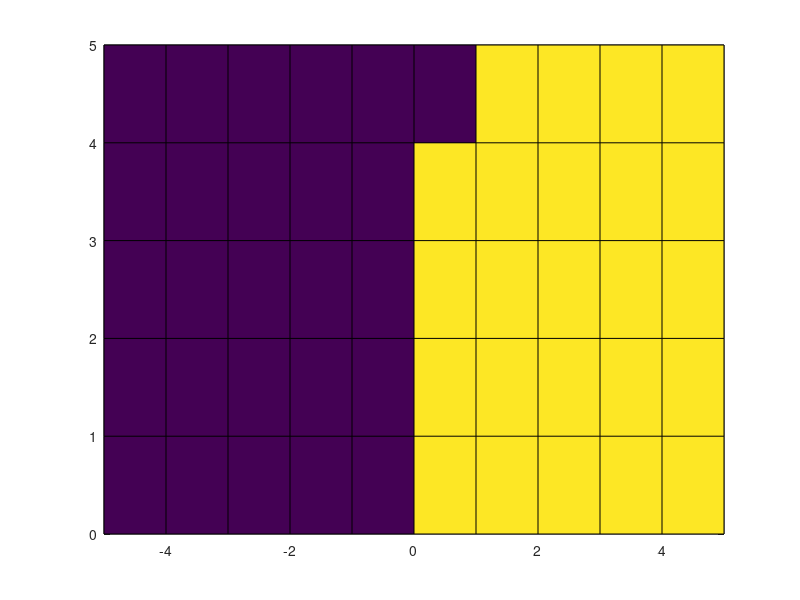

Source code (MATLAB):
A= input('Enter value of parameter A');
N= input('Enter value of parameter N');
n= input('Enter value of parameter n');

h=A/n;

X_Mid= [-(2*n-1)*h/2 :h :(2*n+1)*h/2];   % Set of x coordinate of midpoints of squares
Y_Mid= [h/2 :h :(2*n+1)*h/2 ];		   	 % Set of y coordinate of midpoints of squares 	

X= [-n*h: h: n*h];						 % Set of x-coordinate of bottom-left vertice of squares	
Y= [0: h: n*h];							 % Set of y-coordinate of bottom-left vertice of squares		

[b n] = size(Y_Mid);	
[a m] = size(X_Mid);

M= zeros(n,m);	    						

for i=1:n
	for j=1:m
		
		a = X_Mid(j); 
		b = Y_Mid(i);
		for k=1:N
			
 			if sqrt((a-1)*(a-1) + b*b) < 1/2		% |z_m -1| < 1/2 then insert 1 which means shaded square
				M(i,j)= 1;							
				break;								% Once shaded, no need to update iterations 
			else
				a = a*(a.^2+ b.^2 +1)/(2*(a.^2 +b.^2));		% Updating real part as per Newton Iterates		
				b = b*(a.^2+ b.^2 -1)/(2*(a.^2 +b.^2));		% Updating complex part as per Newton Iterates
			end	
		end
	end
end

% Generate the square grid plot 
figure 
[X_C Y_C]= meshgrid(X,Y);
pcolor(X_C, Y_C, M);